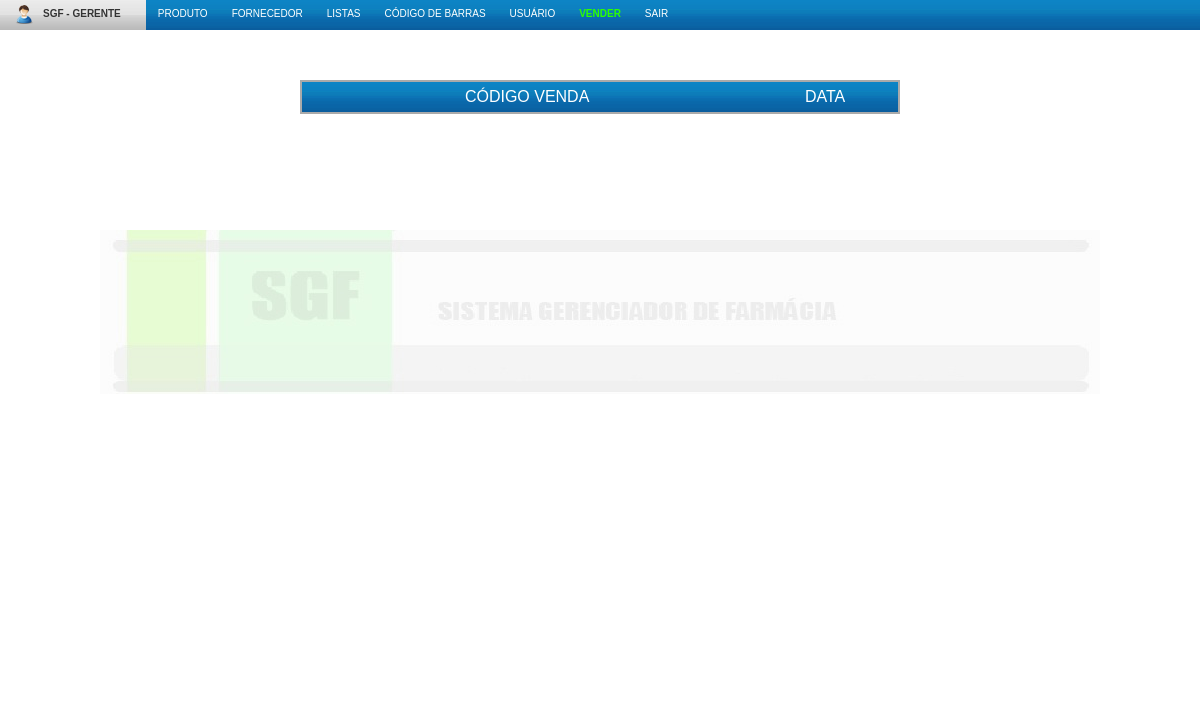
Page /main/listarVendas.php (signed in) on the earlier database version.
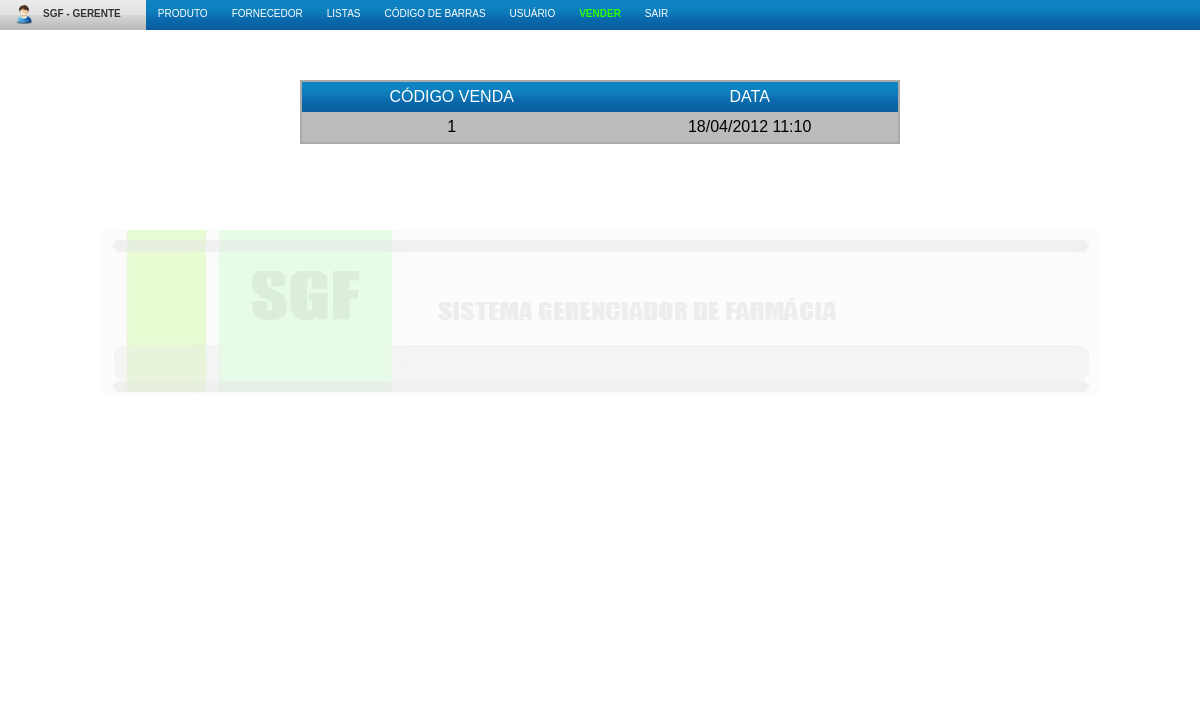
Same page on the later database version.
### tables this page shows
CREATE TABLE IF NOT EXISTS `venda` (
  `idVenda` int(11) NOT NULL AUTO_INCREMENT,
  `codVenda` int(11) NOT NULL,
  `idProduto` int(11) NOT NULL,
  `qtd` int(11) NOT NULL,
  `total` decimal(8,2) NOT NULL,
  `data` timestamp NOT NULL DEFAULT CURRENT_TIMESTAMP,
  `caminho` varchar(255) DEFAULT NULL,
  PRIMARY KEY (`idVenda`)
);

### class/Venda.class.php (called while the page is built, shortened)
<?php
class Venda {
	public static function listarVendas(){
		$query = "SELECT * FROM venda GROUP BY codVenda ORDER BY data DESC";
		$res = mysql_query($query);
		return $res;
	}
}
?>

### main/listarVendas.php (the view, shortened to what this page needs)
<?php
include 'topo.php';
$doacao = Venda::listarVendas();
?>
<table cellpadding=0 cellspacing=0 class="tbl_listaProd">
	<thead>
		<tr>
                    <td>C&oacute;digo Venda</td>
                    <td>DATA</td>
		</tr>
	</thead>
	<tbody>
<?php
while($row = mysql_fetch_array($doacao)) {
	echo  "<tr>";
	 ?>
        <td><a href="#" onclick="verCupom('<?php echo $row['caminho']; ?>')"><?php echo $row['codVenda']; ?></a></td>
        <?php ;
        echo "<td>".date("d/m/Y H:i", strtotime($row['data']))."</td>";
	echo "</tr>";
}
?>
	</tbody>
</table>
<?php include 'rodape.php'; ?>

### main/topo.php (shortened to what this page needs)
<!DOCTYPE html>
<html>
    <head>
		<link href="../css/estilo.css" type="text/css" rel="stylesheet" media="all" />
		<link href="../css/autocomplete.css" type="text/css" rel="stylesheet" media="all" />
		<link href="../css/menu.css" type="text/css" rel="stylesheet" media="all" />
        <link rel="stylesheet" href="../js/calendario/css/redmond/jquery-ui-1.8.17.custom.css">
	</head>
        <body>
<?php include 'menu.php'; ?>
<div id="container">

### main/menu.php (shortened to what this page needs)
<div id="sup">
	<ul id="navmenu-h">
		<li>
                    <a href="home.php" class="sist">
                        <img src="../imagens/layout/aluno.png"/>SGF - <?php echo $_SESSION['usuario']['nome']?>
                    </a>
                </li>
		<?php
                    if( $_SESSION['usuario']['tipo'] == 1
                        or $_SESSION['usuario']['tipo'] == 2
                            or $_SESSION['usuario']['tipo'] == 3
                                or $_SESSION['usuario']['tipo'] == 4 ){
                ?>
		<li><a href="#" class="main">PRODUTO</a>
		</li>
                <?php
                    if( $_SESSION['usuario']['tipo'] == 1
                        or $_SESSION['usuario']['tipo'] == 2 ){
                            ?>
                <li><a href="cadFornecedor.php" class="main">FORNECEDOR</a>
		</li>
                <?php } ?>
		<li><a href="#" class="main">LISTAS</a>
		</li>
		<li><a href="#" class="main">C&oacute;digo de barras</a>
		</li>
                <?php
                    if( $_SESSION['usuario']['tipo'] == 1 ){
                ?>
                <li><a href="cadUsuario.php" class="main">USU&Aacute;RIO</a></li>
                <?php } ?>
                <?php } ?>
                <?php
                    if( $_SESSION['usuario']['tipo'] == 5 or $_SESSION['usuario']['tipo'] == 1 ){
                ?>
                <li><a href="venda.php" class="main" style="color: #2dff00; font-weight:bold;">VENDER</a></li>
                <?php } ?>
		<li><a class="sair" href="../function/logout.php">SAIR</a></li>
	</ul>
</div>

### main/rodape.php
		</div>
	</body>
</html>

### css/estilo.css (style rules this page uses)
body { text-align:center; margin:0; font: normal 16px tahoma, Arial, Helvetica, sans-serif; text-transform: uppercase; }
a, a:hover, a:visited { text-decoration: none; color: #000; }
#container { border:0px solid red; background: url(../imagens/fundoOpaco.jpg) no-repeat; background-position: 0 200px; width:1000px; height:655px; margin:0 auto; overflow: auto; }
table { margin: 0 auto; }
.tbl_cadProduto ,.tbl_altProduto, .tbl_entradaProd, .tbl_venda, .tbl_listaProd, .tbl_estoque { margin-top: 50px; }
.tbl_listaProd, .tbl_estoque, .tbl_vendaD { border:2px solid #aaa; }

### css/menu.css (style rules this page uses)
#sup { background: url('../imagens/layout/menu.png'); background-position:0px -90px; width: auto; height: 30px; margin: 0px 0px 0px 0px; padding: 0; border: 0; list-style: none; text-align: left; display: block; }
* { margin: 0; padding: 0; font-size: 100%; }
ul#navmenu-h { position: relative; margin: 0; padding: 0; border: 0; list-style: none; z-index: 7; }
ul#navmenu-h li { position: relative; float: left; display: inline; }
ul#navmenu-h a, ul#navmenu-h a.sist, ul#navmenu-h a.main , ul#navmenu-h a.sair, ul#navmenu-h li:hover li a, ul#navmenu-h li.iehover li a, ul#navmenu-h li:hover li:hover li a, ul#navmenu-h li.iehover li.iehover li a, ul#navmenu-h li:hover li:hover li:hover li a, ul#navmenu-h li.iehover li.iehover li.iehover li a { background: url('../imagens/layout/menu.png'); background-position:0px -60px; }
ul#navmenu-h a { color: #FFF; height: 30px; line-height: 30px; font: normal 10px tahoma, Arial, Helvetica, sans-serif; text-decoration: none; text-transform: uppercase; padding: 0px 12px; border: 0; float: left; display: block; }
ul#navmenu-h a, ul#navmenu-h li a, ul#navmenu-h li.iehover a { background: url('../imagens/layout/menu.png'); background-position:0px 0px; }
ul#navmenu-h li a { line-height: 28px; vertical-align: middle; }
ul#navmenu-h a.main, ul#navmenu-h a.sair, ul#navmenu-h a.sist { background: url('../imagens/layout/menu.png'); }
ul#navmenu-h a.main { background-position:0px -90px; }
ul#navmenu-h a.sair { background-position:0px -90px; }
ul#navmenu-h a.sist { background-position:0px -240px; color: #333; font-weight: bold; padding: 0px 25px 0px 15px; }
ul#navmenu-h li a.sist img { width: 20px; height: 20px; margin: 4px 8px 0px 0px; padding: 0; border: 0; float: left; }

### main/listarVendas.php (style rules this page uses)
#container { height: auto !important; }
.tbl_listaProd { display:block; }
.tbl_listaProd tr td { border: 1px solid #000; }
.tbl_listaProd thead { color: #000 !important; font-weight: bold !important; }
table { border: 0; width: 900px; }
table tr td { height: 30px; }
.tbl_listaProd { width:600px }

Differences in the rows shown:
added venda: codVenda "1", data "18/04/2012 11:10"
